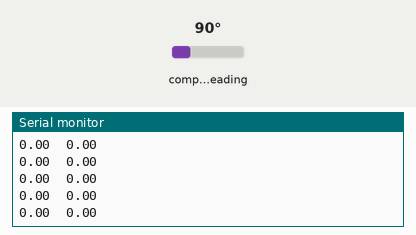
Simulated run of this sketch. Board: Arduino Uno, built with avr-gcc and run on an emulated ATmega328P. On the bench: the last lines printed to the serial monitor. Wiring (inferred from the names in the program): AS5600 angle sensor at I2C address 0x36. The test bench sets the inputs (shaded band); at power-on: compass heading 90°.

Above: at 1.2 s.
1.3 s: compass heading set to 7°
At 1.9 s:
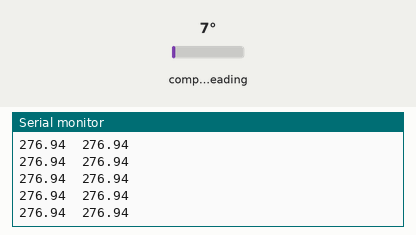
2.8 s: compass heading set to 90°
At 3.7 s:
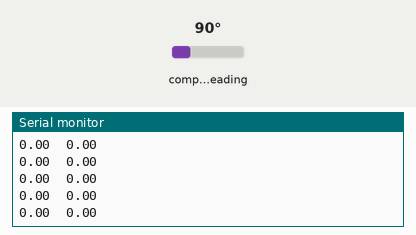
4.3 s: compass heading set to 180°
At 5.1 s:
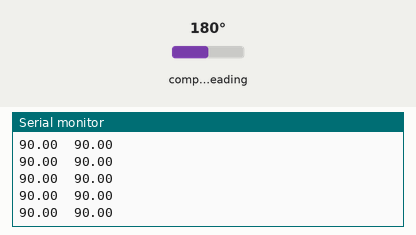
Timing chart, 0 to 7.3 s (numbered marks = the images above; inputs shaded):
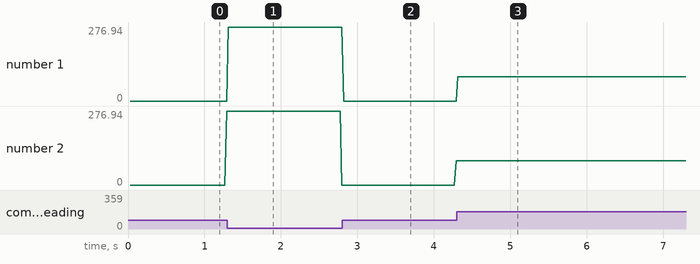

The sketch:

4_AS5600_interval.ino
```cpp
#include <Wire.h>


// Magnetic sensor things
int magnetStatus = 0; // value of the status register (MD, ML, MH)
int lowbyte; // raw angle 7:0
word highbyte; // raw angle 7:0 and 11:8
int rawAngle; // final raw angle
float degAngle; // raw angle in degrees (360/4096 * [value between 0-4095])
float startAngle1 = 0, startAngle2 = 0; // starting angles for each sensor
float correctedAngle; // tared angle - based on the startup value

const int VCC1 = 7; // AS5600 module 1 VCC pin
const int VCC2 = 8; // AS5600 module 2 VCC pin

void setup() {
  Serial.begin(115200); // start serial communication
  Wire.begin(); // start I2C
  Wire.setClock(800000L); // set I2C clock speed

  pinMode(VCC1, OUTPUT);
  pinMode(VCC2, OUTPUT);

  digitalWrite(VCC1, LOW);
  digitalWrite(VCC2, LOW);

  // Initialize each sensor and store their starting angle
  startAngle1 = initSensor(VCC1);
  startAngle2 = initSensor(VCC2);
}

void loop() {
  float angle1 = readSensor(VCC1, startAngle1);


  //Serial.print("A: \t");
  Serial.print(angle1);

  float angle2 = readSensor(VCC2, startAngle2);
  Serial.print("\t");
  Serial.println(angle2);

  //delay(10); // wait for 1 second
}

float initSensor(int vccPin) {
  digitalWrite(vccPin, HIGH); // turn on sensor
  delay(10); // wait for sensor to stabilize
  ReadRawAngle(); // read the initial angle
  float startAngle = degAngle; // store the initial angle
  digitalWrite(vccPin, LOW); // turn off sensor
  return startAngle;
}

float readSensor(int vccPin, float startAngle) {
  digitalWrite(vccPin, HIGH); // turn on sensor
  delay(10); // wait for sensor to stabilize
  ReadRawAngle(); // read the raw angle
  digitalWrite(vccPin, LOW); // turn off sensor

  // Correct the angle based on the initial reading
  correctedAngle = degAngle - startAngle;
  if (correctedAngle < 0) {
    correctedAngle += 360; // normalize the angle
  }
  return correctedAngle;
}

void ReadRawAngle() {
  // Read the low byte
  Wire.beginTransmission(0x36);
  Wire.write(0x0D);
  Wire.endTransmission();
  Wire.requestFrom(0x36, 1);
  while (Wire.available() == 0);
  lowbyte = Wire.read();

  // Read the high byte
  Wire.beginTransmission(0x36);
  Wire.write(0x0C);
  Wire.endTransmission();
  Wire.requestFrom(0x36, 1);
  while (Wire.available() == 0);
  highbyte = Wire.read();
  highbyte = highbyte << 8; // shift high byte to its proper place

  // Combine high byte and low byte to form the raw angle
  rawAngle = highbyte | lowbyte;

  // Convert raw angle to degrees
  degAngle = rawAngle * 0.087890625;

//  Serial.print("Deg angle: ");
//  Serial.print(degAngle, 2);
//  Serial.print("\t");
}
```

Measured:
- after the input at 1.3 s, the serial monitor: prints a new line at once (image 1)
- after the input at 4.3 s, the serial monitor: prints a new line at once (image 3)
- plotted number 1: 0 → 276.94 after the input at 1.3 s, 0 → 90 after the input at 4.3 s
- plotted number 2: 0 → 90 after the input at 2.8 s
